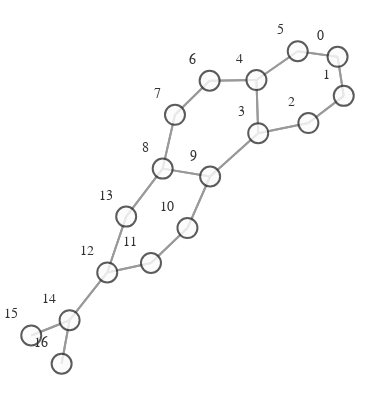

The notebook cell this image was saved under:
### Markdown cell above
# VISUALIZATION

### Code cell
def create_graph(graph):
    g = to_networkx(graph)
    pos = nx.spring_layout(g)
    vis = GraphVisualization(
        g,
        pos,
        node_text_position="top left",
        node_size=20,
    )
    fig = vis.create_figure()
    return fig


fig = create_graph(dataset[0])
fig.show()

### Figure 1 — Plotly figure (JSON) as saved in the notebook; plotly's stock layout.template omitted (floating-point values rounded to 4 significant figures)
{"data": [{"hoverinfo": "none", "line": {"color": "#808080", "width": 2}, "mode": "lines", "opacity": 0.8, "type": "scatter", "x": [0.8701, 0.9075, null, 0.8701, 0.6291, null, 0.9075, 0.8701, null, 0.9075, 0.6935, null, 0.6935, 0.9075, null, 0.6935, 0.3899, null, 0.3899, 0.6935, null, 0.3899, 0.3792, null, 0.3899, 0.0991, null, 0.3792, 0.3899, null, 0.3792, 0.6291, null, 0.3792, 0.09602, null, 0.6291, 0.8701, null, 0.6291, 0.3792, null, 0.09602, 0.3792, null, 0.09602, -0.1136, null, -0.1136, 0.09602, null, -0.1136, -0.1879, null, -0.1879, -0.1136, null, -0.1879, 0.0991, null, -0.1879, -0.4087, null, 0.0991, 0.3899, null, 0.0991, -0.1879, null, 0.0991, -0.03813, null, -0.03813, 0.0991, null, -0.03813, -0.2588, null, -0.2588, -0.03813, null, -0.2588, -0.5234, null, -0.5234, -0.2588, null, -0.5234, -0.4087, null, -0.5234, -0.7512, null, -0.4087, -0.1879, null, -0.4087, -0.5234, null, -0.7512, -0.5234, null, -0.7512, -0.9832, null, -0.7512, -0.7994, null, -0.9832, -0.7512, null, -0.7994, -0.7512, null], "y": [0.6816, 0.4675, null, 0.6816, 0.7119, null, 0.4675, 0.6816, null, 0.4675, 0.3186, null, 0.3186, 0.4675, null, 0.3186, 0.2629, null, 0.2629, 0.3186, null, 0.2629, 0.5542, null, 0.2629, 0.02571, null, 0.5542, 0.2629, null, 0.5542, 0.7119, null, 0.5542, 0.5502, null, 0.7119, 0.6816, null, 0.7119, 0.5542, null, 0.5502, 0.5542, null, 0.5502, 0.3638, null, 0.3638, 0.5502, null, 0.3638, 0.06892, null, 0.06892, 0.3638, null, 0.06892, 0.02571, null, 0.06892, -0.194, null, 0.02571, 0.2629, null, 0.02571, 0.06892, null, 0.02571, -0.2568, null, -0.2568, 0.02571, null, -0.2568, -0.4481, null, -0.4481, -0.2568, null, -0.4481, -0.5, null, -0.5, -0.4481, null, -0.5, -0.194, null, -0.5, -0.7615, null, -0.194, 0.06892, null, -0.194, -0.5, null, -0.7615, -0.5, null, -0.7615, -0.845, null, -0.7615, -1, null, -0.845, -0.7615, null, -1, -0.7615, null]}, {"hoverinfo": "text", "marker": {"color": "#fcfcfc", "colorbar": {"thickness": 15, "title": {"side": "right", "text": ""}, "xanchor": "left"}, "colorscale": [[0, "rgb(255,255,217)"], [0.125, "rgb(237,248,177)"], [0.25, "rgb(199,233,180)"], [0.375, "rgb(127,205,187)"], [0.5, "rgb(65,182,196)"], [0.625, "rgb(29,145,192)"], [0.75, "rgb(34,94,168)"], [0.875, "rgb(37,52,148)"], [1, "rgb(8,29,88)"]], "line": {"color": "#333333", "width": 2}, "reversescale": false, "showscale": false, "size": 20}, "mode": "markers+text", "opacity": 0.8, "text": ["0", "1", "2", "3", "4", "5", "6", "7", "8", "9", "10", "11", "12", "13", "14", "15", "16"], "textfont": {"color": "#000000", "family": "Arial", "size": 14}, "textposition": "top left", "type": "scatter", "x": [0.8701, 0.9075, 0.6935, 0.3899, 0.3792, 0.6291, 0.09602, -0.1136, -0.1879, 0.0991, -0.03813, -0.2588, -0.5234, -0.4087, -0.7512, -0.9832, -0.7994], "y": [0.6816, 0.4675, 0.3186, 0.2629, 0.5542, 0.7119, 0.5502, 0.3638, 0.06892, 0.02571, -0.2568, -0.4481, -0.5, -0.194, -0.7615, -0.845, -1]}], "layout": {"autosize": false, "height": 400, "hovermode": "closest", "margin": {"b": 5, "l": 0, "r": 0, "t": 20}, "paper_bgcolor": "rgba(255,255,255,255)", "plot_bgcolor": "rgba(0,0,0,0)", "scene": {"xaxis": {"autorange": true, "showgrid": false, "showline": false, "showticklabels": false, "ticks": "", "visible": false, "zeroline": false}, "yaxis": {"autorange": true, "showgrid": false, "showline": false, "showticklabels": false, "ticks": "", "visible": false, "zeroline": false}, "zaxis": {"autorange": true, "showgrid": false, "showline": false, "showticklabels": false, "ticks": "", "visible": false, "zeroline": false}}, "showlegend": false, "title": {"font": {"size": 16}, "text": ""}, "width": 375, "xaxis": {"autorange": true, "showgrid": false, "showline": false, "showticklabels": false, "ticks": "", "visible": false, "zeroline": false}, "yaxis": {"autorange": true, "showgrid": false, "showline": false, "showticklabels": false, "ticks": "", "visible": false, "zeroline": false}}}
